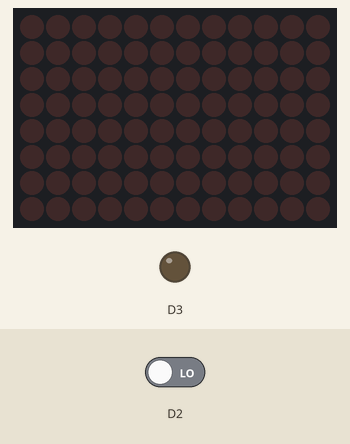
Bench run of a sketch on a simulated Arduino Uno R4 WiFi. Parts: 12×8 LED matrix, output pins drawn as LEDs (lit = HIGH). Inputs (shaded band) come from the test bench; at power-on: D2 LOW.

Above: at 2.8 s.
2.9 s: D2 driven HIGH
At 3.01 s:
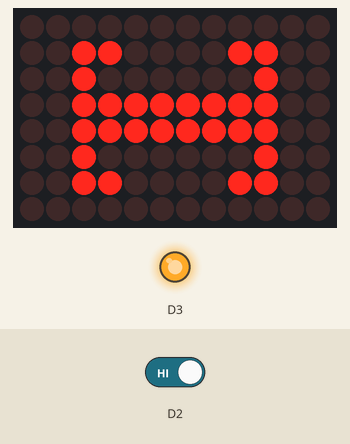
At 3.49 s:
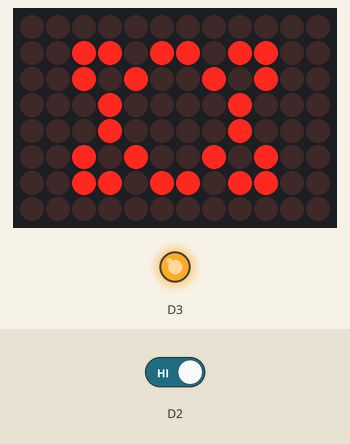
Timing chart, 0 to 5.9 s (numbered marks = the images above; inputs shaded):
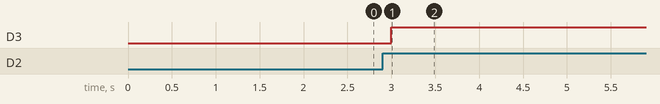

Measured:
- after the input at 2.9 s, D3: LOW → HIGH after 0.10 s; the display: changes after 0.10 s (image 1)

The sketch:

Laberinto_1.ino
```cpp
#include "Arduino_LED_Matrix.h"   //Include the LED_Matrix library
#include "animation.h"            //Include animation.h header file

// Create an instance of the ArduinoLEDMatrix class
ArduinoLEDMatrix matrix;

void setup() {
  pinMode(2, INPUT);
  pinMode(3, OUTPUT);
}

void loop() {
  if (digitalRead(2) == HIGH) {
    digitalWrite(3, HIGH);
    matrix.loadSequence(animation);
    matrix.begin();
    matrix.play(true);
    delay(10000);
  }
  else {
    digitalWrite(3, LOW);
    matrix.play(false);
    delay(1000);
  }
}
```

animation.h
```cpp
const uint32_t animation[][4] = {
	{
		0x30c20,
    0x43fc3fc2,
    0x430c000,
		50
    },

    {
    0x36c29,
    0x41081082,
    0x9436c000,
    50
    },

    {
    0x30c20,
    0x43fc3fc2,
    0x430c000,
    50
    },

    {
    0x0,
    0x0,
    0x0,
    66,
    },
};
```
